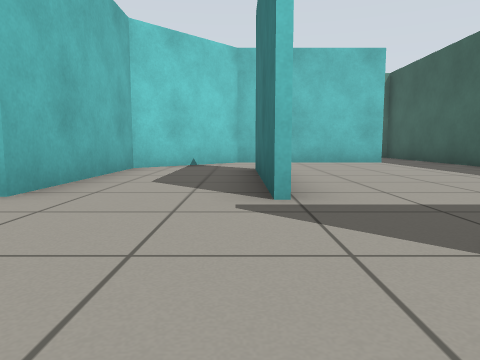
[1] (above)

21 first-person views from a walk through a world built for the Gazebo simulator. The camera is 0.5 m above the floor, tilts 6° down and sees 70° across. The floor is counted in squares, 1 m on a side. Each view is taken from the middle of a square. On the plan, view 1 faces up. The plan holds only what a view shows up to about 9 squares ahead; the rest is blank.

[2]
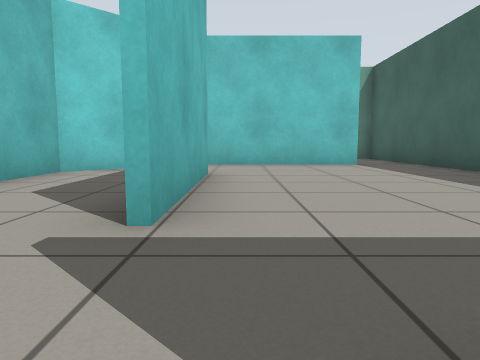

[3]
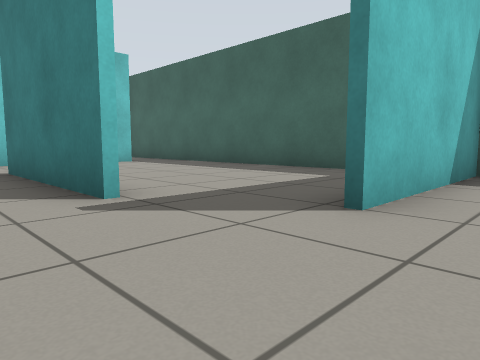

[4]
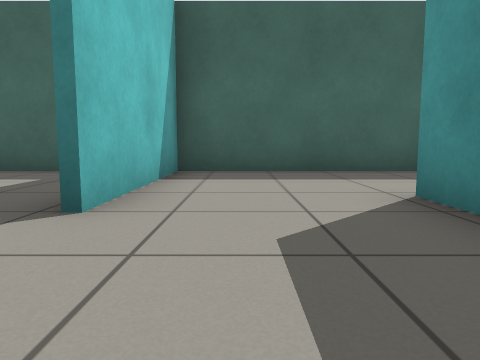

[5]
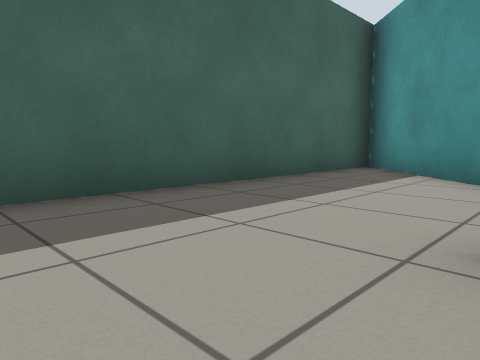

[6]
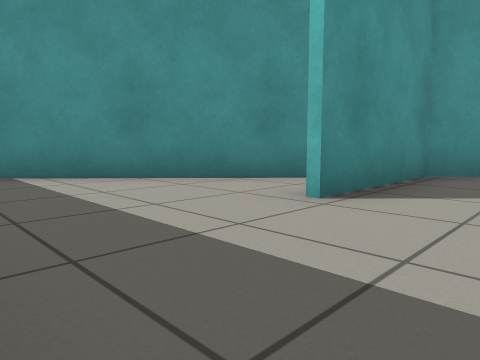

[7]
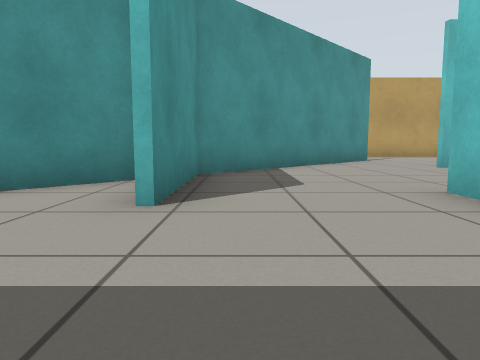

[8]
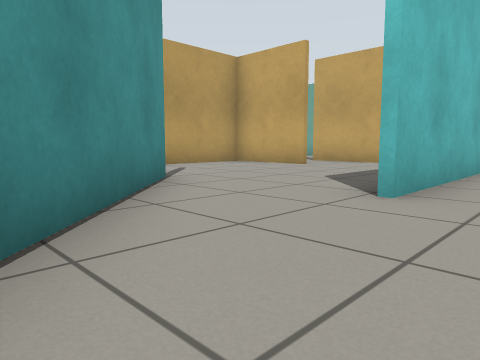

[9]
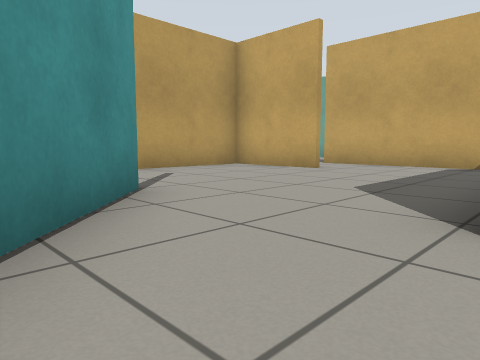

[10]
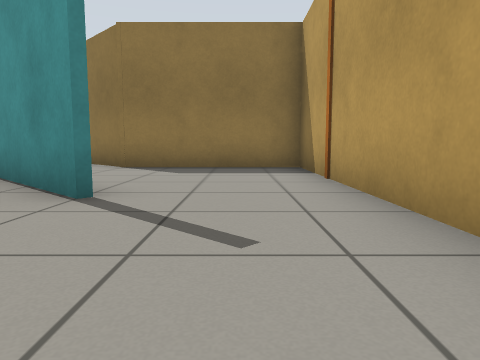

[11]
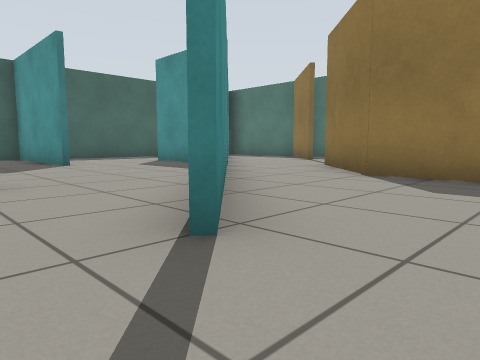

[12]
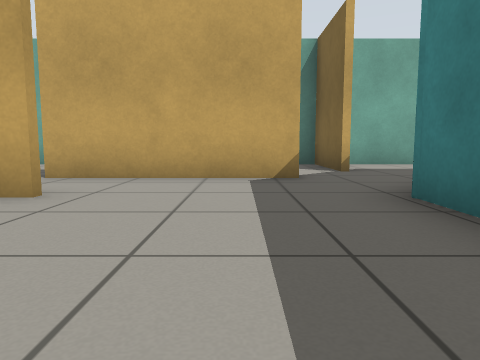

[13]
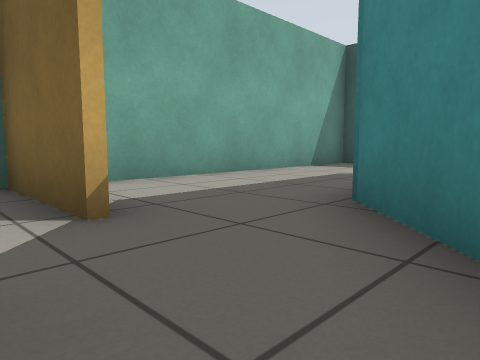

[14]
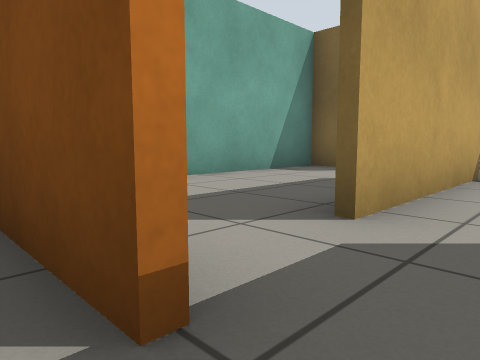

[15]
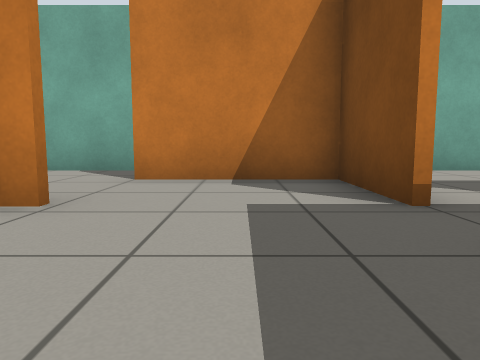

[16]
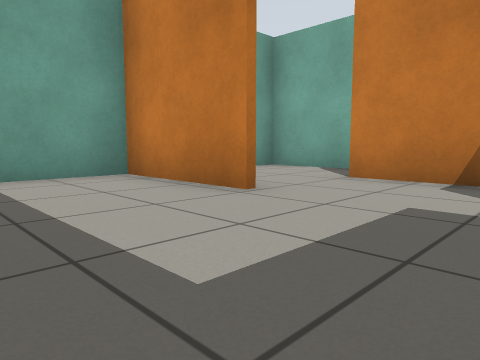

[17]
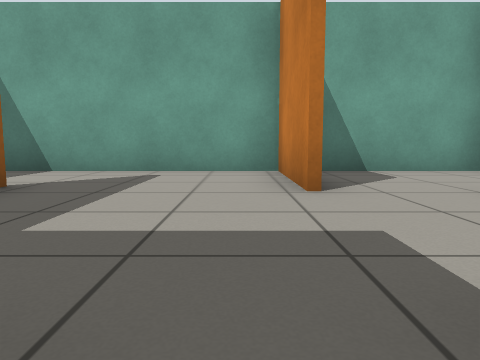

[18]
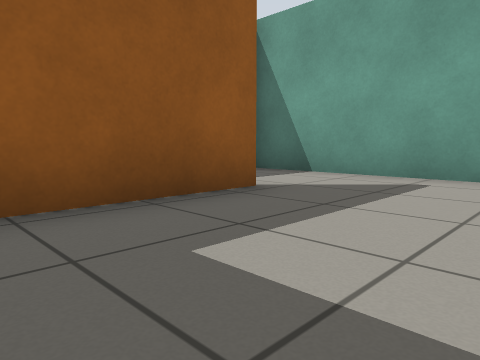

[19]
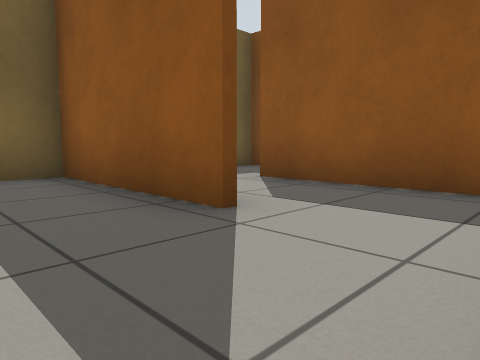

[20]
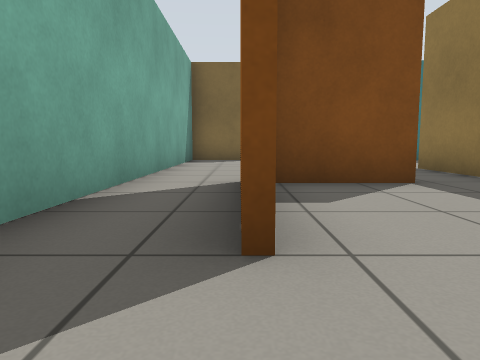

[21]
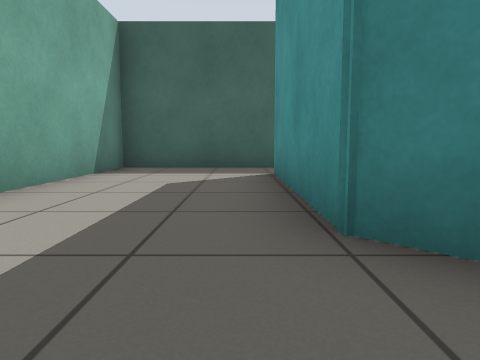

### Floor plan
Ten units are one square. View 1 is at (0, 0); x grows to the right and y downward. Boxes are objects, and circles mark ways between rooms. Rooms are numbered by the first view taken in them; rooms with no view inside come last. Other rooms are left out.
<svg viewBox="-149 -130 207 208">
<path fill="none" stroke="#000" d="M3 -30 3 -69M26 -12 14 -12M-33 -9 -6 17 24 17M-12 -81 -22 -71 -22 -31M2 25 53 73 53 -12 26 -12M-55 -29 -33 -9M-59 -72 -83 -72 -83 14 -45 14M-24 -62 -24 -72M-28 -2 -56 -28M-31 -90 -55 -90M-115 -87 -144 -87 -144 -45M-121 -52 -86 -52 -86 -61M-79 -73 -59 -73M-55 -90 -70 -90M-85 -125 -144 -125 -144 -95M-86 -86 -86 -108 -115 -108M53 -86 53 -125 -14 -125M-13 -83 -1 -94 39 -94M53 -32 53 -86M5 -69 5 -30M14 -13 32 -13M39 -93 -1 -93 -12 -81M-21 -102 -21 -125 -85 -125M-134 -30 -104 -30M-144 -45 -144 -30M-19 7 -28 -2M-45 14 -34 25"/>
<circle cx="20" cy="5" r="3" fill="#2a7"/>
<circle cx="-25" cy="-25" r="3" fill="#2a7"/>
<circle cx="0" cy="-70" r="3" fill="#2a7"/>
<circle cx="15" cy="-25" r="3" fill="#2a7"/>
<circle cx="-60" cy="-80" r="3" fill="#2a7"/>
<circle cx="-105" cy="-90" r="3" fill="#2a7"/>
<circle cx="-75" cy="-90" r="3" fill="#2a7"/>
<circle cx="-135" cy="-50" r="3" fill="#2a7"/>
<circle cx="-90" cy="-120" r="3" fill="#2a7"/>
<circle cx="45" cy="-90" r="3" fill="#2a7"/>
<circle cx="-30" cy="-100" r="3" fill="#2a7"/>
<circle cx="-30" cy="-90" r="3" fill="#2a7"/>
<text x="0" y="-20">1</text>
<text x="40" y="30">2</text>
<text x="-50" y="-40">3</text>
<text x="-110" y="-70">4</text>
<text x="-120" y="-110">5</text>
<text x="20" y="-110">6</text>
<text x="30" y="-50">7</text>
<text x="-60" y="-110">8</text>
<text x="-130" y="-40">9</text>
<text x="-30" y="10">10</text>
</svg>
Room 1 opens to room 2. Room 1 opens to room 3. Room 1 opens to room 7. Room 3 opens to room 4. Room 4 opens to room 5. Room 4 opens to room 8. Room 4 opens to room 9. Room 5 opens to room 8. Room 6 opens to room 7. Room 6 opens to room 8.

Where each view was taken, in squares from view 1:
view 1: 0 up, 0 right, facing up
view 2: 1 up, 1 right, facing up
view 3: 0 up, 1 left, facing up-right
view 4: 0 up, 1 left, facing right
view 5: 0 up, 2 right, facing down-right
view 6: 0 up, 5 right, facing down-left
view 7: 1 down, 5 right, facing left
view 8: 0 up, 1 left, facing up-left
view 9: 1 up, 2 left, facing up-left
view 10: 6 up, 7 left, facing down
view 11: 4 up, 7 left, facing down-right
view 12: 4 up, 4 left, facing up
view 13: 8 up, 3 left, facing up-right
view 14: 8 up, 9 left, facing up-right
view 15: 6 up, 10 left, facing up
view 16: 6 up, 9 left, facing up-left
view 17: 8 up, 8 left, facing left
view 18: 8 up, 9 left, facing down-left
view 19: 7 up, 14 left, facing down-right
view 20: 11 up, 13 left, facing right
view 21: 10 up, 2 left, facing right
